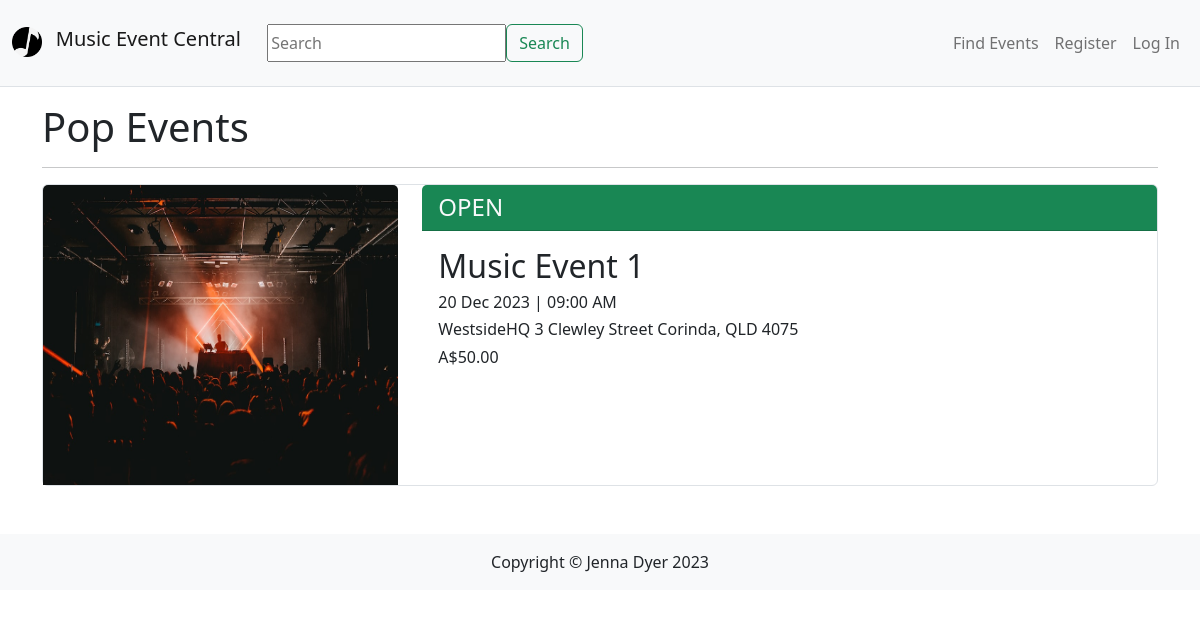
/events/Pop, run on the app's committed database.
### MusicEventCentral/models.py (models this page shows, shortened)
class Event(db.Model):
    __tablename__ = 'events'
    id = db.Column(db.Integer, primary_key=True)
    name = db.Column(db.String(80))
    start_time = db.Column(db.Time)
    end_time = db.Column(db.Time)
    start_date = db.Column(db.Date)
    end_date = db.Column(db.Date)
    location = db.Column(db.String(200))
    total_tickets = db.Column(db.Integer)
    tickets_avail = db.Column(db.Integer)
    status = db.Column(db.String(80), default="Open")
    description = db.Column(db.String(200))
    image = db.Column(db.String(400))
    price = db.Column(db.Numeric(precision=10, scale=2))
    genre = db.Column(db.String(80))
    user_id = db.Column(db.Integer, db.ForeignKey('users.id'))
    comments = db.relationship('Comment', backref='events')

### MusicEventCentral/events.py (the view)
@ evtbp.route('/<genre>')
def genres(genre):
    events = db.session.scalars(
        db.select(Event).where(Event.genre == genre).order_by(Event.start_date.asc())).all()
    print(len(events))
    for event in events:
        update_status(event.id)
    return render_template('events/event_listing.html', events=events, genre=genre, genre_sort=True)

### MusicEventCentral/events.py (called while the page is built)
def update_status(id):
    events = db.session.scalar(db.select(Event).where(Event.id == id))
    if events.end_date < datetime.now().date():
        print("inactive")
        events.status = "Inactive"
        db.session.commit()
    if events.tickets_avail < 1:
        events.status = "Sold Out"
        db.session.commit()

### MusicEventCentral/templates/events/event_listing.html (shortened to what this page needs)
{% extends 'base.html' %}
{% block content %}
<body>
    <div class="container ">
        {% if genre_sort %}
        <h1 class="mt-3 mb-3">{{ genre }} Events</h1>
        {% else %}
        <h1 class="mt-3 mb-3">Current Events</h1>
        {% endif %}
        <hr>
        {% if events %}
        {% for event in events %}
        <div class="card mt-3 mb-3 border">
            <a class="nav-item nav-link" href="/events/details={{ event.id }}">
                <div class="row">
                    <div class="col-md-4">
                        <img class="card-img-top" style="height: 300px" src="{{ event.image }}" alt="Event 1 Image">
                    </div>
                    <div class="col-md-8">
                        {% if event.status == 'Sold Out': %} <h4 class="card-header bg-danger text-light">SOLD
                            OUT</h4>
                        {% elif event.status == 'Open': %} <h4 class="card-header bg-success text-light">OPEN
                        </h4>
                        {% elif event.status == 'Inactive': %} <h4 class="card-header bg-secondary text-light">
                            INACTIVE
                        </h4>
                        {% elif event.status == 'Cancelled': %} <h4 class="card-header bg-warning text-dark">
                            CANCELLED
                        </h4>
                        {% endif %}
                        <div class="card-body">
                            <div class="row">
                                <h2 class="card-title col-md-9">{{ event.name }}</h2>
                            </div>
                            <h6 class="fw-light">{{ event.start_date.strftime('%d %b %Y') }} | {{
                                event.start_time.strftime('%I:%M %p') }}</h6>
                            <h6 class="fw-light">{{ event.location }}</h6>
                            <h6 class="fw-light">A${{ event.price }}</h6>
                        </div>
                    </div>
                </div>
            </a>
        </div>
        {% endfor %}
        {% else %}
        <h1>Sorry, there are currently no events for this catergory.</h1>
        {% endif %}
    </div>
</body>
{% endblock %}

### data on the page
Event: genre "Pop", image (picture), status "OPEN", name "Music Event 1", start_date "20 Dec 2023", start_time "09:00 AM", location "WestsideHQ 3 Clewley Street Corinda, QLD 4075", price "50.00"
